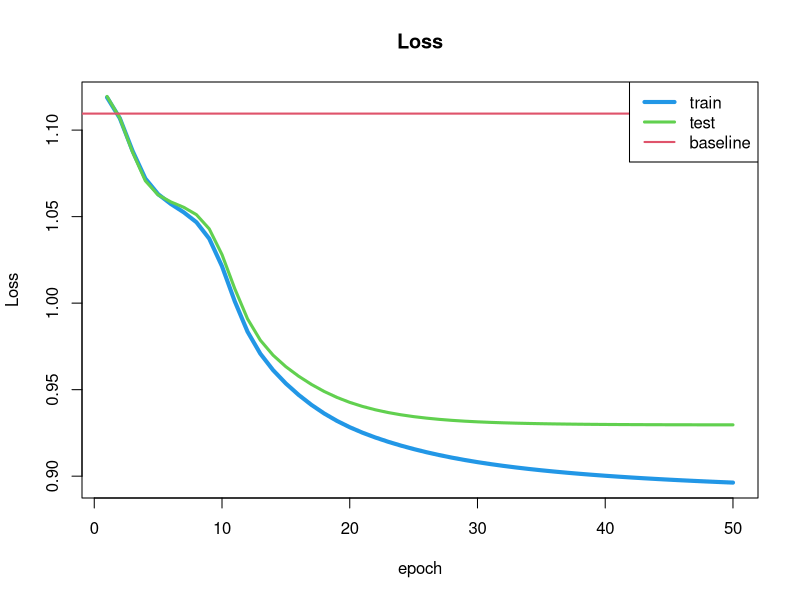

Generate this figure with R:
#参数设置
rm(list=ls())
epsilon=50 # Learning rate 学习率
lambda  = 0.1#Regularization parameter正则化参数 
momentum=0.7#动量优化参数
epoch=1#初始化epoch
maxepoch=50#总训练次数
num_feat = 4 #Rank 10 decomposition 隐因子数量
err_train2=rep(0,maxepoch)
err_valid2=rep(0,maxepoch)
err_random=rep(0,maxepoch)


#导入数据
data=read.csv("ratings100k.csv", header = FALSE)


rating=data[,3]
movie=data[,2]
user=data[,1]
#hist(rating)
data_num=length(rating)
#打乱数据集
rr=sample(1:data_num,data_num)
data= data[rr,]


train_num=(data_num*9)%/%10;
train_vec=data[1:train_num,];#训练集
probe_vec=data[train_num:data_num,];#测试集

movie_num= max(movie)#电影数量1682
user_num=max(user)#用户数量943
#sum_list=max(data)
mean_rating = mean(train_vec[,3])#平均评级

pairs_tr = length((train_vec[,3]))#training data 训练集长度
pairs_pr = length((probe_vec[,3]))#validation data 验证集长度

numbatches= 9 #Number of batches  每次训练9个数据
num_m = movie_num  # Number of movies 电影数量
num_p = user_num  #Number of users 用户数量

#初始化
w1_M1     = 0.1*matrix(runif(num_m*num_feat),nrow = num_m , ncol = num_feat ,byrow =T) # Movie feature vectors 生成用户物品特征矩阵d=10
w1_P1     = 0.1*matrix(runif(num_p*num_feat),nrow = num_p , ncol = num_feat ,byrow =T) # User feature vecators
w1_M1_inc = matrix(rep(0,num_m*num_feat),nrow = num_m , ncol = num_feat ,byrow =T)#生成同shape的全零矩阵
w1_P1_inc = matrix(rep(0,num_p*num_feat),nrow = num_p , ncol = num_feat ,byrow =T)


for(epoch in epoch:maxepoch){
  
  #rr=sample(1:pairs_tr,pairs_tr)
  #train_vec = train_vec[rr,];#将训练集的顺序打乱
  
  #采用mini batch的方法，每次训练9个样本
  for(batch in 1:numbatches){
    
    #print(c('epoch',epoch,'batch',batch))
    
    N=10000 #number training triplets per batch 每次训练三元组的数量
    
    aa_p= train_vec[((batch-1)*N+1):(batch*N),1]#读取用户列每次读取一万个
    aa_m= train_vec[((batch-1)*N+1):(batch*N),2]#读取电影列
    rating = train_vec[((batch-1)*N+1):(batch*N),3]#读取评级列
    rating = rating-mean_rating; #Default prediction is the mean rating. 
    
    # Compute Predictions %%%%%%%%%%%%%%%%%
    pred_out= apply(w1_M1[aa_m,]*w1_P1[aa_p,],1,sum)#每一行进行求和,.*为对应元素相乘 10k*1，用隐特征矩阵相乘得到1w个预测评级
    f=sum((pred_out - rating)^2 + 0.5*lambda*(apply((w1_M1[aa_m,]^2 + w1_P1[aa_p,]^2),1,sum) ))  
    #求出损失函数
    #其实之所以这样计算是为了降低计算量，如果每一次都uv相乘，计算量太大
    #Compute Gradients %%%%%%%%%%%%%%%%%%%迭代 
    IO =2*(pred_out - rating)
    kkkk=num_feat-1
    for(kkk in 1:kkkk){
      IO =cbind(IO,2*(pred_out - rating))
    }
    
    #IO = repmat(2*(pred_out - rating),1,num_feat)
    #将损失矩阵的二倍，复制10列
    Ix_m=IO*w1_P1[aa_p,] + lambda*w1_M1[aa_m,]#损失*U-lambda*V 就是更新规则
    Ix_p=IO*w1_M1[aa_m,] + lambda*w1_P1[aa_p,]#损失*V-lambda*U
    #还是不太懂他为啥能batch后这么计算 而且矩阵形式本来就更复杂
    dw1_M1 = matrix(rep(0,num_m*num_feat),nrow = num_m , ncol = num_feat ,byrow =T)
    #生成全零movie特征矩阵
    dw1_P1 = matrix(rep(0,num_p*num_feat),nrow = num_p , ncol = num_feat ,byrow =T)#生成全零用户特征矩阵
    
    for(ii in 1:N){#迭代一万次 每一行一行来 得到更新矩阵
      dw1_M1[aa_m[ii],]=  dw1_M1[aa_m[ii],] +  Ix_m[ii,]
      dw1_P1[aa_p[ii],]=  dw1_P1[aa_p[ii],] +  Ix_p[ii,]
    }
    
    # Update movie and user features %%%%%%%%%%%
    #真正开始更新 新的矩阵=过去矩阵+学习率*导数
    #全零特征矩阵=上次的得到的矩阵*动量+学习率*导数/1w
    w1_M1_inc =  epsilon*dw1_M1/N
    w1_M1 =  w1_M1 - w1_M1_inc#原矩阵-负导数*学习率
    w1_P1_inc = epsilon*dw1_P1/N
    w1_P1 =  w1_P1 - w1_P1_inc
    
    
  }
  
 
  #此时所有(9轮)batch结束 
  #现在已经得到了此轮epoch后的一组U和V
  
  # Compute Predictions after Paramete Updates %%%%%%%%%%%%%%%%%
  pred_out= apply(w1_M1[aa_m,]*w1_P1[aa_p,],1,sum)
  #其实就是U*V 但为什么只预测最后1w个？
  f_s=sum((pred_out - rating)^2 + 0.5*lambda*(apply((w1_M1[aa_m,]^2 + w1_P1[aa_p,]^2),1,sum) ))  
  
  err_train2[epoch] = sqrt(f_s/N)
  
  #计算平均loss的root（除了1w） 可能因为计算量吧，只计算了最后1w个loss 
  #Compute predictions on the validation set %%%%%%%%%%%%%%%%%%%%%% 
  NN=pairs_pr#验证集长度
  
  aa_p = probe_vec[,1]#读取验证集的user、movie、rating
  aa_m = probe_vec[,2]
  rating = probe_vec[,3]
  
  
  pred_out =apply(w1_M1[aa_m,]*w1_P1[aa_p,],1,sum) + mean_rating#预测结果加上mean才行
  pred_out[pred_out>5]=5
  pred_out[pred_out<1]=1
  #使得预测结果超过评分区间的值依旧掉在区间内
  
  err_valid2[epoch]= sqrt(sum((pred_out- rating)^2)/NN)
  print(paste('epoch',epoch,'Train RMSE',signif(err_train2[epoch], 4),'Test RMSE',signif(err_valid2[epoch], 4)))
  ################################输出到屏幕
  
 # err_random[epoch]=sqrt(sum((runif(10001,1,5) - rating)^2)/NN)
  
}

err_random=sqrt(sum((runif(10001,1,5) - rating)^2)/NN)-0.6

plot(err_train2,type="l",col=4,lwd=4,main="Loss",xlab="epoch",ylab="Loss")
lines(err_valid2,type="l",col=3,lwd=3)
#lines(err_random-1,type="l",col=2,lwd=2)
abline(h=err_random,col=2,lwd=2)
legend("topright",c("train","test","baseline"),lty=1,col=c(4,3,2),lwd=c(4,3,2))



